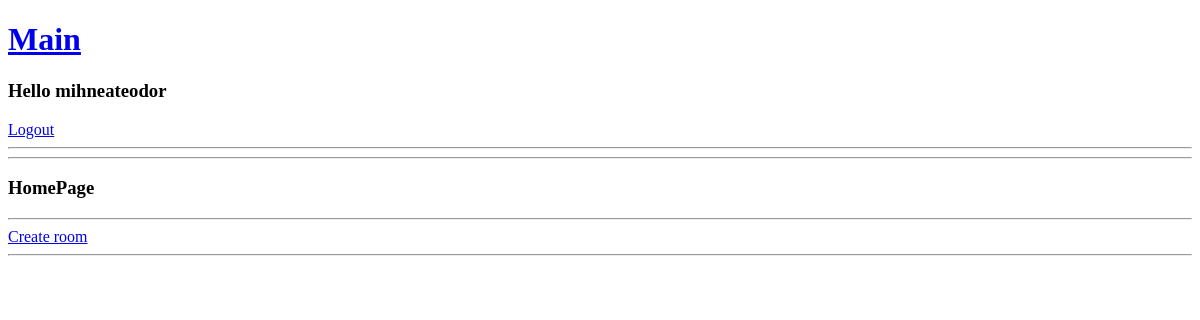
The app's page / (signed in), older data.
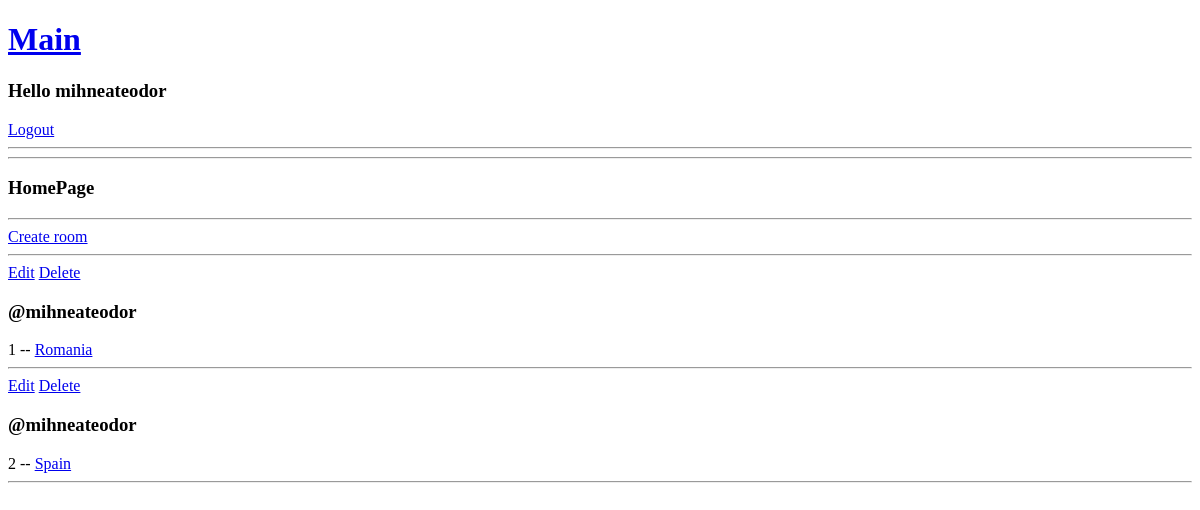
The same page, newer data.
### base/models.py (models this page shows)
class Room(models.Model):
    host = models.ForeignKey(User, on_delete= models.SET_NULL, null=True)
    name = models.CharField(max_length=50)
    description = models.TextField()
    participants = models.ManyToManyField(User, related_name='participants', blank=True)
    def __str__(self):
        return self.name

### base/views.py (the view)
# urls.py: path('', views.home, name ='home'),
def home(request):
    rooms = Room.objects.all()
    print(rooms)
    context = {'rooms': rooms}
    return render(request, 'base/home.html', context)

### base/templates/base/home.html
{% extends 'main.html' %}
{% block content %}
<h3>HomePage</h3>
<hr>
<div>
    <a href="{% url 'create-room' %}">Create room</a>
    <hr>
    <div>
        {% for room in rooms %}
        <div>
            {% if request.user == room.host %}
            <a href="{% url 'update-room' room.id %}">Edit</a>
            <a href="{% url 'delete-room' room.id %}">Delete</a>
            {% endif %}
            <h3> @{{room.host.username}} </h3>
            <span> {{room.id}} -- <a href="{% url 'room' room.id %}"> {{room.name}} </a> </span>
            <hr>
        </div>
        {% endfor %}
    </div>
</div>
{% endblock content %}

### templates/main.html (shortened to what this page needs)
<!DOCTYPE html>
<html>
<head>
</head>
<body>
  {% include 'navbar.html' %}
  {% block content %}
  {% endblock %}
</body>
</html>

### templates/navbar.html
<a href="/">
    <h1> Main </h1>
</a>
{% if request.user.is_authenticated %}
<h3>Hello {{request.user}}</h3>
<a href="{% url 'logout' %}">Logout</a>
{% else %}
<a href="{% url 'login' %}">Login</a>
{% endif %}
<hr><hr>

Row changes from the older to the newer data that the page shows:
added Room: shows "Edit", host.username "mihneateodor", id "1", name "Romania"
added Room: shows "Edit", host.username "mihneateodor", id "2", name "Spain"
